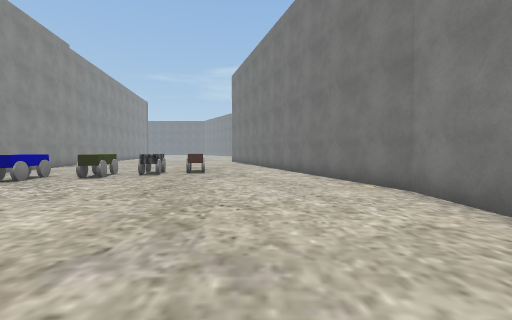
View 1 (above)

20 first-person views from a walk through a Unity game level. The camera is 1.5 m above the floor, tilts 2° down and sees 90° across. The floor is counted in squares, 2 m on a side. Each view is taken from the middle of a square. On the plan, view 1 faces up. The plan holds only what a view shows up to about 9 squares ahead; the rest is blank. The place goes on beyond the plan. Some surface patterns are stand-ins.

View 2
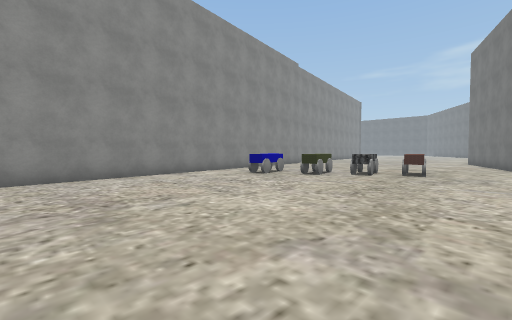

View 3
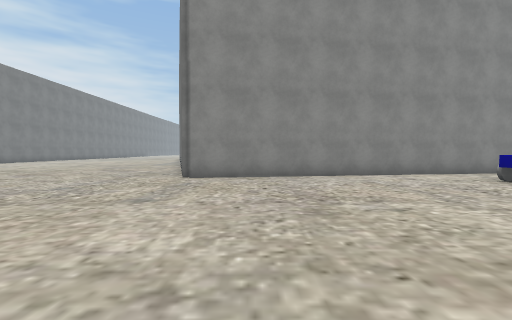

View 4
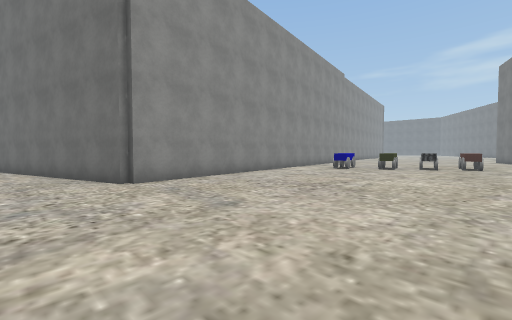

View 5
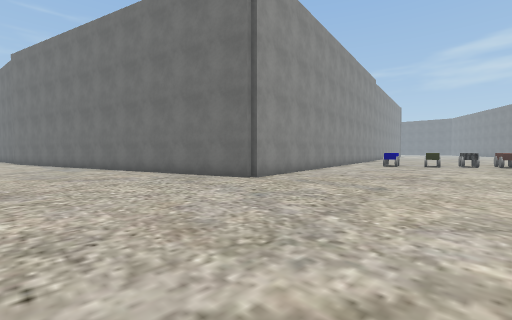

View 6
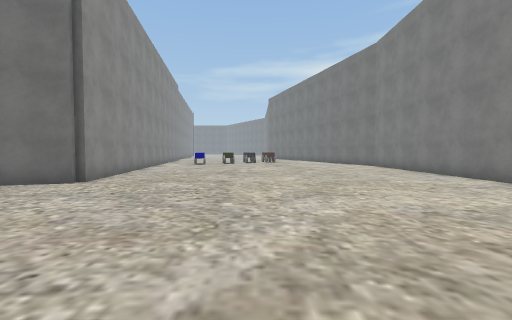

View 7
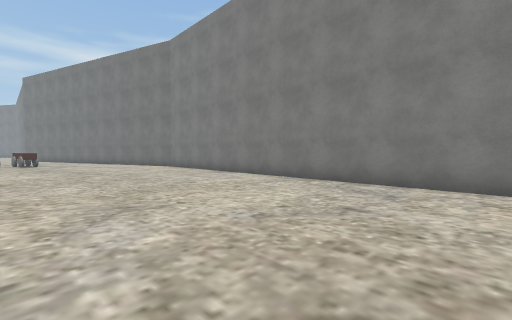

View 8
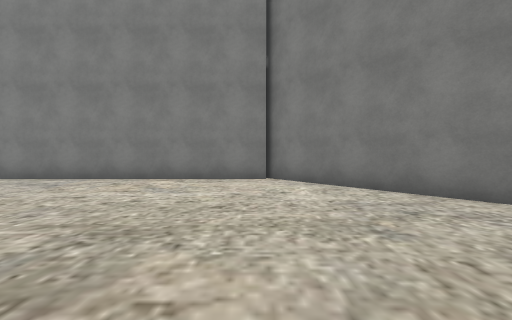

View 9
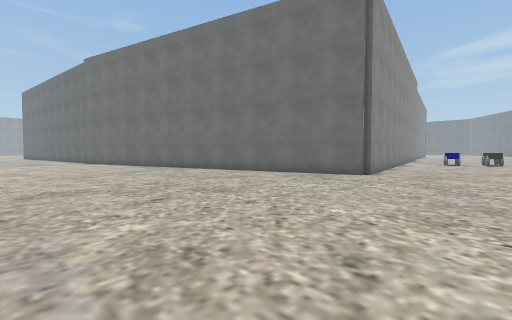

View 10
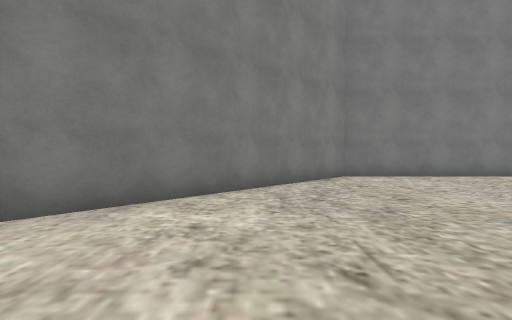

View 11
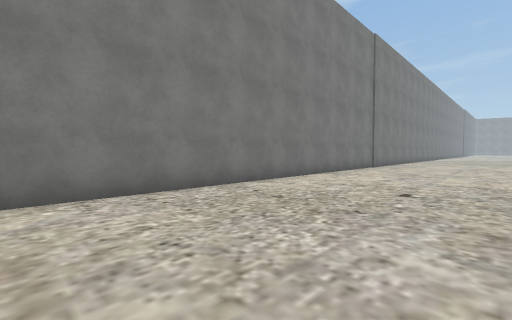

View 12
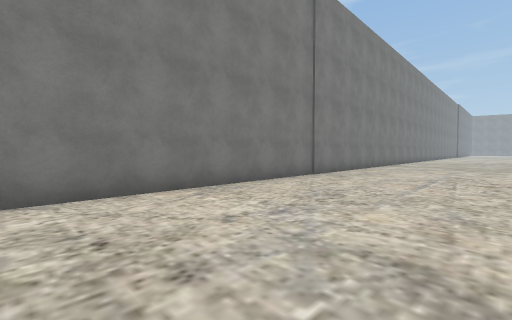

View 13
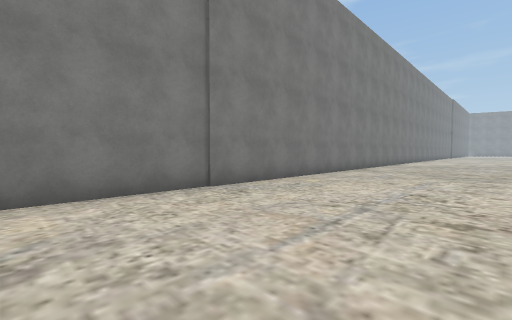

View 14
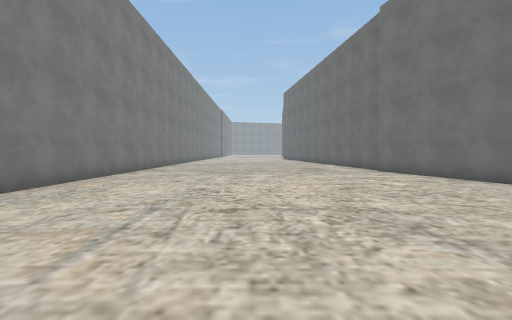

View 15
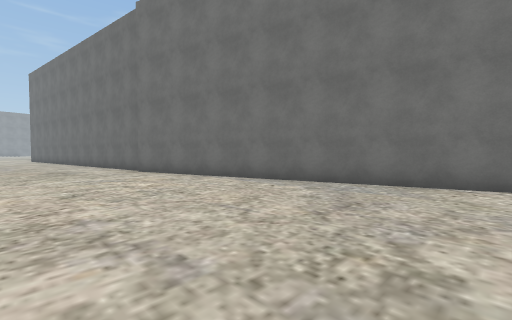

View 16
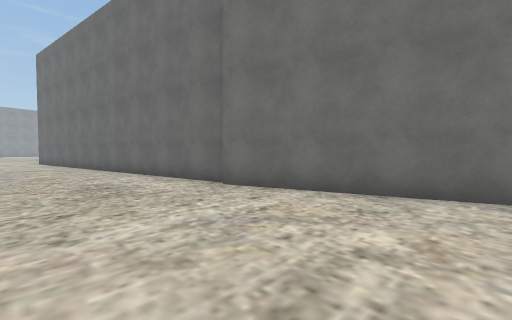

View 17
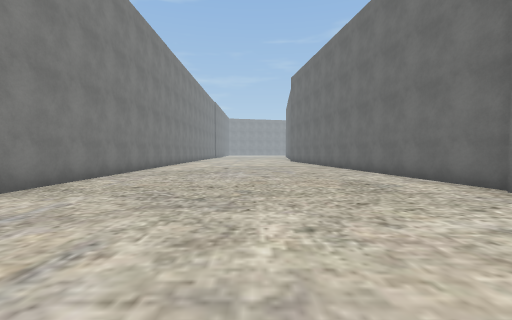

View 18
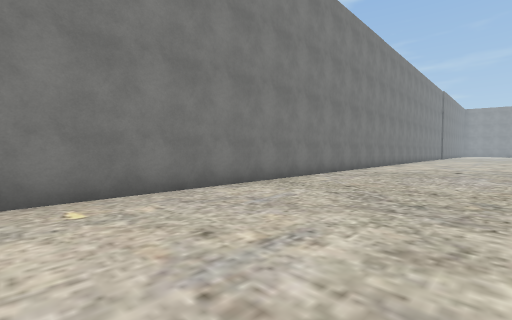

View 19
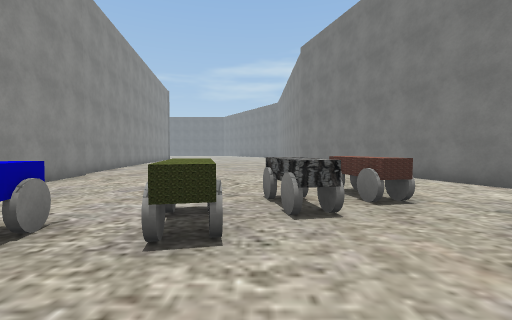

View 20
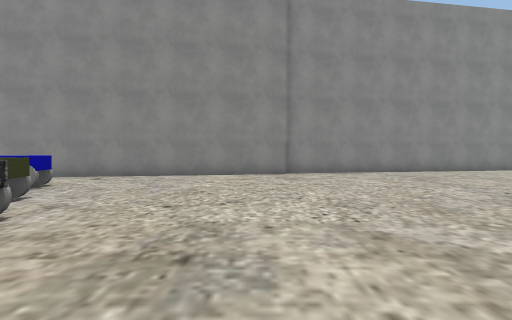

### Floor plan
Points are (right, up) in squares from view 1. A wall is a line through its corners. A room is listed if a view was taken in it or the views show most of it. See-through windows are left out.
Room 1 (views 1, 2, 3, 4, 5, 6, 7, 8, 9, 10, 11, 12, 13, 14, 15, 16, 17, 18, 19, 20)
walls: (2.9, 2.8) (2.9, 4.7) (-0.2, 14); (2.9, -10.4) (2.9, 1); (-21.8, -6.2) (-26.8, -7); (-9.3, 13) (-7.1, -2) (-21.7, -6.5); (-10, 16.2) (-9.5, 13); (-26, -15.5) (-2.6, -15.5) (3.2, -10.2)
objects: car (-6, 6) to (-6, 7); car (-5, 7) to (-5, 8); car (-4, 8) to (-3, 9); car (-2, 9) to (-2, 10)

Positions as (right, up) in squares from view 1, and headings:
1: (0, 0), facing up
2: (0, 0), facing up-left
3: (0, 0), facing left
4: (-1, -4), facing up-left
5: (-2, -7), facing up-left
6: (-3, -8), facing up
7: (-3, -7), facing up-right
8: (-4, -10), facing right
9: (-4, -10), facing up-left
10: (0, -8), facing down
11: (-3, -11), facing down-left
12: (-8, -11), facing down-left
13: (-12, -11), facing down-left
14: (-12, -11), facing left
15: (-12, -10), facing up-left
16: (-17, -10), facing up-left
17: (-17, -11), facing left
18: (-17, -11), facing down-left
19: (-4, 5), facing up
20: (-1, 12), facing left
